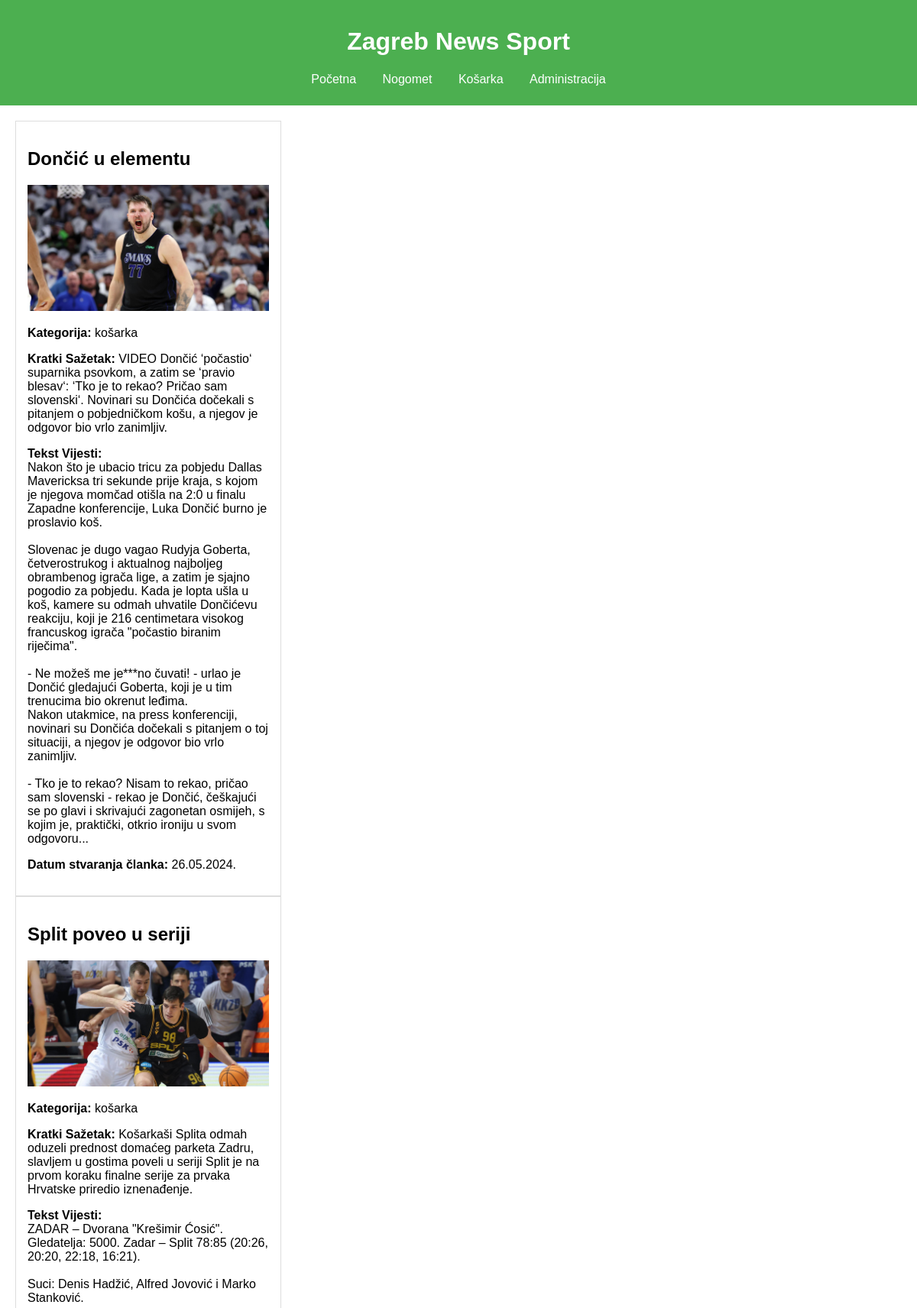
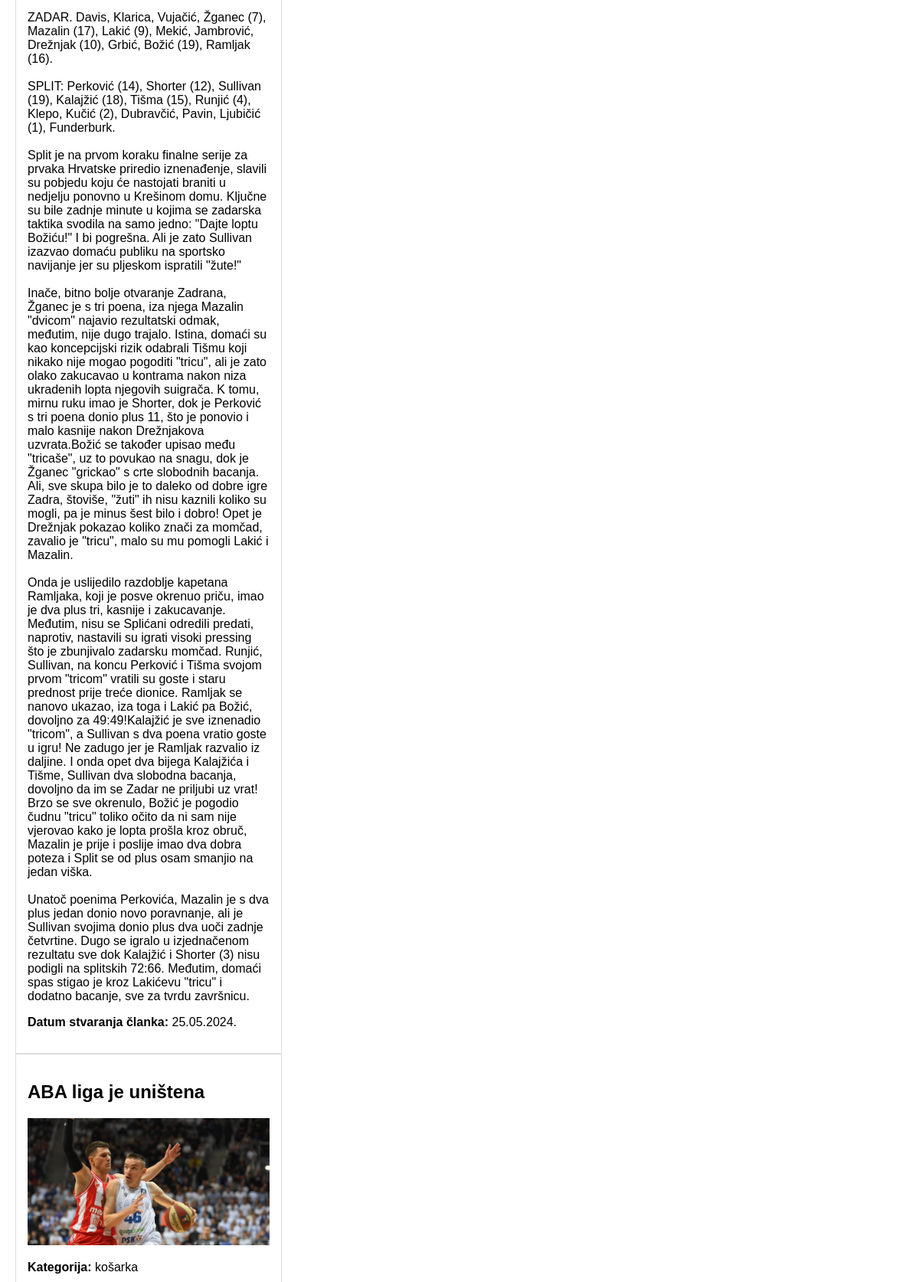
The app's page /kategorija.php?kategorija=košarka (upper part) with its own data (2 pictures, top to bottom).
### tables this page shows
CREATE TABLE `administracija` (
  `id` int(11) NOT NULL,
  `datum` varchar(32) NOT NULL,
  `naslov` varchar(64) NOT NULL,
  `sazetak` text NOT NULL,
  `tekst` text NOT NULL,
  `slika` varchar(64) NOT NULL,
  `kategorija` varchar(64) NOT NULL,
  `arhiva` tinyint(1) NOT NULL
);

### kategorija.php (the view, shortened to what this page needs)
<!DOCTYPE html>
<html lang="en">
    <head>
        <link rel="stylesheet" type="text/css" href="style.css">
    </head>
    <body>
        <header>
            <h1>Zagreb News Sport</h1>
            <nav>
                <a href="index.php">Početna</a>
                <a href="kategorija.php?kategorija=nogomet">Nogomet</a>
                <a href="kategorija.php?kategorija=košarka">Košarka</a>
                <a href="login.php">Administracija</a>
            </nav>
        </header>
        <div class="content">
            <?php
                if (isset($_GET["kategorija"])){
                    $kategorija = $_GET['kategorija'];
                    include 'connect.php';
                    $sql = "SELECT naslov, slika, sazetak, tekst, kategorija, datum FROM administracija WHERE kategorija = '$kategorija' ORDER BY id DESC ";
                    $result = $dbc->query($sql);
                    if ($result->num_rows > 0) {
                        while($row = $result->fetch_assoc()) {
                            echo "<article>";
                            echo "<h2>" . htmlspecialchars($row["naslov"]) . "</h2>";
                            if ($row["slika"]) {
                                echo "<img src='" . htmlspecialchars($row["slika"]) . "' alt='Slika vijesti'>";
                            }
                            echo "<p><strong>Kategorija:</strong> " . htmlspecialchars($row["kategorija"]) . "</p>";
                            echo "<p><strong>Kratki Sažetak:</strong> " . htmlspecialchars($row["sazetak"]) . "</p>";
                            echo "<p><strong>Tekst Vijesti:</strong><br>" . nl2br(htmlspecialchars($row["tekst"])) . "</p>";
                            echo "<p><strong>Datum stvaranja članka:</strong> ". htmlspecialchars($row["datum"]) . "</p>";
                            echo "</article>";
                        }
                    } else {
                        echo "<p>Nema arhiviranih vijesti.</p>";
                    }
                }
            ?>
        </div>
    </body>
</html>

### style.css (style rules this page uses)
body { font-family: Arial, sans-serif; margin: 0 auto; padding: 0; }
header { background-color: #4CAF50; color: white; padding: 15px 0; text-align: center; margin: 0 auto; }
nav { margin: 10px 0; }
nav a { color: white; margin: 0 15px; text-decoration: none; }
.content { padding: 20px; }
article { border: 1px solid #ddd; padding: 15px; width: 30%; box-sizing: border-box; }
article img { max-width: 100%; height: auto; }

### records on screen
administracija: naslov "Dončić u elementu", slika (picture), kategorija "košarka", sazetak "VIDEO Dončić ‘počastio‘ suparnika psovkom, a zatim se ‘pravio blesav‘: ‘Tko je to rekao? Pričao sam slovenski‘. Novinari su Dončića dočekali s pitanjem o pobjedničkom košu, a njegov je odgovor bio vrlo zanimljiv.", tekst "Nakon što je ubacio tricu za pobjedu Dallas Mavericksa tri sekunde prije kraja, s kojom je njegova momčad otišla na 2:0 u finalu Zapadne konferencije, Luka Dončić burno je proslavio koš. Slovenac je dugo vagao Rudyja Goberta, četverostrukog i aktualnog najboljeg obrambenog igrača lige, a zatim je sjajno pogodio za pobjedu. Kada je lopta ušla u koš, kamere su odmah uhvatile Dončićevu reakciju, koji je 216 centimetara visokog francuskog igrača \"počastio biranim riječima\". - Ne možeš me je***no čuvati! - urlao je Dončić gledajući Goberta, koji je u tim trenucima bio okrenut leđima. Nakon utakmice, na press konferenciji, novinari su Dončića dočekali s pitanjem o toj situaciji, a njegov je…", datum "26.05.2024."
administracija: naslov "Split poveo u seriji", slika (picture), kategorija "košarka", sazetak "Košarkaši Splita odmah oduzeli prednost domaćeg parketa Zadru, slavljem u gostima poveli u seriji Split je na prvom koraku finalne serije za prvaka Hrvatske priredio iznenađenje.", tekst "ZADAR – Dvorana \"Krešimir Ćosić\". Gledatelja: 5000. Zadar – Split 78:85 (20:26, 20:20, 22:18, 16:21). Suci: Denis Hadžić, Alfred Jovović i Marko Stanković. ZADAR. Davis, Klarica, Vujačić, Žganec (7), Mazalin (17), Lakić (9), Mekić, Jambrović, Drežnjak (10), Grbić, Božić (19), Ramljak (16). SPLIT: Perković (14), Shorter (12), Sullivan (19), Kalajžić (18), Tišma (15), Runjić (4), Klepo, Kučić (2), Dubravčić, Pavin, Ljubičić (1), Funderburk. Split je na prvom koraku finalne serije za prvaka Hrvatske priredio iznenađenje, slavili su pobjedu koju će nastojati braniti u nedjelju ponovno u Krešinom domu. Ključne su bile zadnje minute u kojima se zadarska taktika svodila na samo jedno: \"Dajte loptu…", datum "25.05.2024."
administracija: naslov "ABA liga je uništena", slika (picture), kategorija "košarka"
